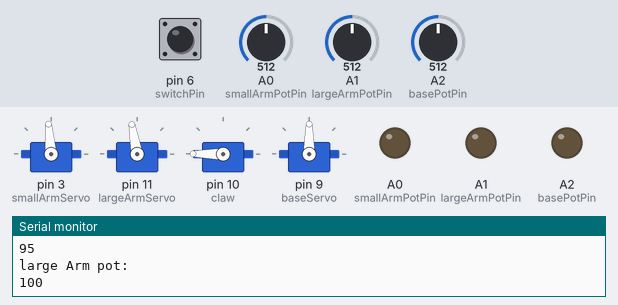
The sketch below on a simulated Arduino Uno, built with avr-gcc and run on an emulated ATmega328P. Parts: 4 × servo, output pins drawn as LEDs (lit = HIGH), the last lines printed to the serial monitor. The inputs (shaded band) are chosen by the test bench; at power-on: A0 (smallArmPotPin) = 512, A1 (largeArmPotPin) = 512, A2 (basePotPin) = 512, pin 6 (switchPin) LOW.

Above: at 1.4 s.
1.5 s: A0 (smallArmPotPin) set to 900
At 4.2 s:
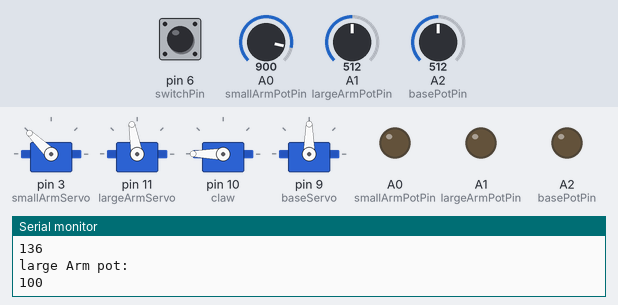
4.5 s: A1 (largeArmPotPin) set to 10
At 7.3 s:
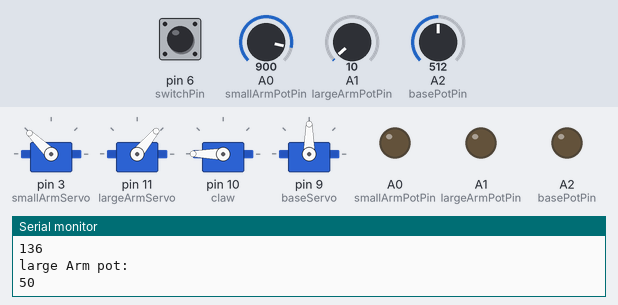
7.5 s: A2 (basePotPin) set to 716
At 8.9 s:
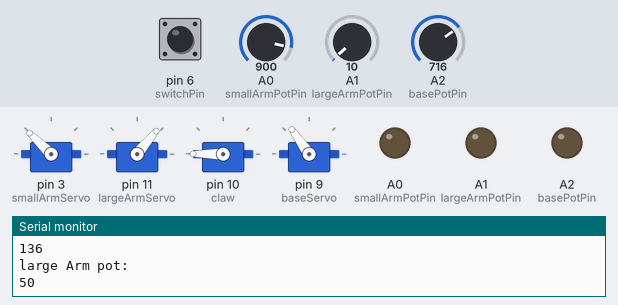
9.2 s: A1 (largeArmPotPin) set to 306
At 11.1 s:
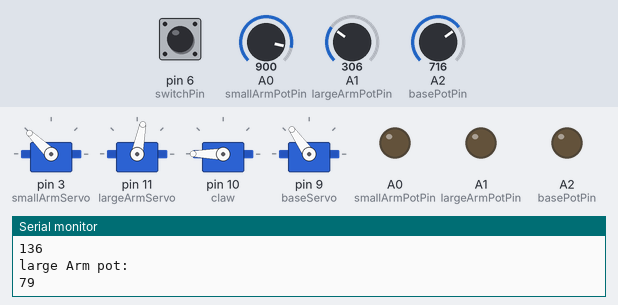
11.7 s: A0 (smallArmPotPin) set to 306
At 13.1 s:
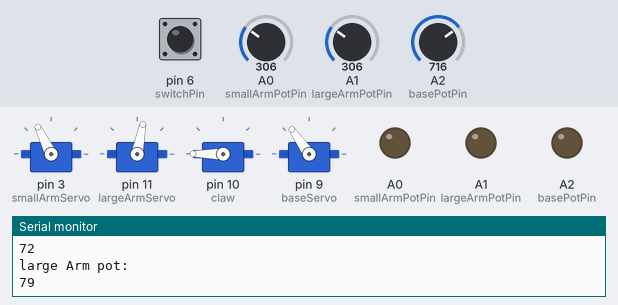
14.7 s: pin 6 (switchPin) pulled HIGH for 0.4 s
At 15.7 s:
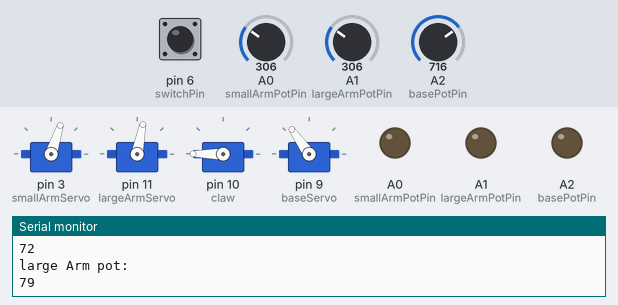
Timing chart, 0 to 17.7 s (numbered marks = the images above; inputs shaded):
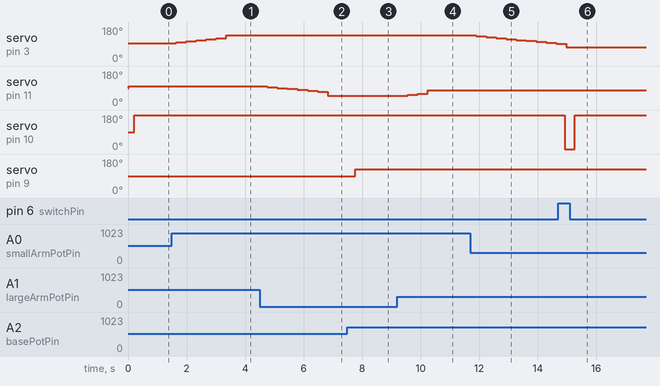

The sketch:

servo_tune.ino
```cpp
#include <Servo.h>

Servo smallArmServo;
Servo largeArmServo;
Servo baseServo;
Servo claw;


int smallArmPotValue;
int  largeArmPotValue;
int smallArmPrevPot;
int largeArmPrevPot;
int baseServoPotValue;

const int baseTolerance = 10;
const int smallArmPotPin = A0;
const int smallArmLowerBound = 40;
const int smallArmUpperBound = 150;

const int largeArmPotPin = A1;
const int largeArmLowerBound = 50;
const int largeArmUpperBound = 150;

const int basePotPin = A2;
const int switchPin = 6;
int switchState = 0;

void setup() {
  //Begin serial communication
  Serial.begin(9600);

  //set up motors
  smallArmServo.attach(3);
  largeArmServo.attach(11);
  claw.attach(10);
  baseServo.attach(9);


  //set up sensor pin modes
  pinMode(smallArmPotPin, INPUT);
  pinMode(largeArmPotPin, INPUT);
  pinMode(switchPin, INPUT);
  pinMode(basePotPin, INPUT);

  //write motr to current position
  smallArmPrevPot = analogRead(smallArmPotPin);
  largeArmPrevPot = analogRead(largeArmPotPin);
  smallArmPrevPot =  map(smallArmPrevPot, 0, 1023, smallArmLowerBound,smallArmUpperBound);
  largeArmPrevPot = map(largeArmPrevPot, 0, 1023, largeArmLowerBound,largeArmUpperBound);
  smallArmServo.write(smallArmPrevPot);
  delay(20);
  largeArmServo.write(largeArmPrevPot);
  delay(200);
}

void loop() {
  //check claw switch state
  switchState = digitalRead(switchPin);
  if (switchState == HIGH){
    claw.write(0);
    Serial.println("Claw to 0");
    delay(20);
  }
  else{
    claw.write(180);
    Serial.println("Claw to 180");
    delay(20);
  }

  //check base potentiometer value
  pinMode(basePotPin, INPUT);
  baseServoPotValue = analogRead(basePotPin);
  pinMode(basePotPin, OUTPUT);
  baseServoPotValue = map(baseServoPotValue, 0, 1023, 0,180);
  baseServo.write(baseServoPotValue);
  Serial.println("write base servo to");
  Serial.println(baseServoPotValue);
  delay(20);

  //check secondary arm potentiometer value
  pinMode(smallArmPotPin, INPUT);
  smallArmPotValue = analogRead(smallArmPotPin);
  pinMode(smallArmPotPin, OUTPUT);
  smallArmPotValue = map(smallArmPotValue, 0, 1023, smallArmLowerBound,smallArmUpperBound);


  Serial.println("small Arm pot:");
  Serial.println(smallArmPotValue);
  delay(20);

  //check primary arm potentiometer value
  pinMode(largeArmPotPin, INPUT);
  largeArmPotValue = analogRead(largeArmPotPin);
  pinMode(largeArmPotPin, OUTPUT);
  largeArmPotValue = map(largeArmPotValue, 0, 1023, largeArmLowerBound,largeArmUpperBound);
  Serial.println("large Arm pot:");
  Serial.println(largeArmPotValue);


  //write motor values
  if (abs(smallArmPrevPot - smallArmPotValue)>20){ //changes too much
    if (smallArmPotValue > smallArmPrevPot){
      smallArmPotValue = smallArmPrevPot + 5;
    }
    else{
      smallArmPotValue = smallArmPrevPot - 5;
    }
  }
  if (abs(largeArmPrevPot - largeArmPotValue)>20){ //changes too much
    if (largeArmPotValue > largeArmPrevPot){
      largeArmPotValue = largeArmPrevPot +5;
    }
    else{
      largeArmPotValue = largeArmPrevPot - 5;
    }
  }

  //update previous potentiometer values
  smallArmPrevPot = smallArmPotValue;
  largeArmPrevPot = largeArmPotValue;
  smallArmServo.write(smallArmPotValue);
  delay(40);
  largeArmServo.write(largeArmPotValue);
  delay(40);
  delay(200);

}
```

Measured:
- after the input at 1.5 s, servo on pin 3 (smallArmServo): moves from 95° to 136° over 1.7 s, starting after 0.15 s
- after the input at 4.5 s, servo on pin 11 (largeArmServo): moves from 100° to 50° over 2.1 s, starting after 0.27 s
- after the input at 7.5 s, servo on pin 9 (baseServo): 90° → 125° after 0.26 s
- after the input at 9.2 s, servo on pin 11 (largeArmServo): 50° → 55° after 0.35 s, → 60° 0.34 s later, → 79° 0.34 s later
- after the input at 11.7 s, servo on pin 3 (smallArmServo): moves from 136° to 91° over 2.7 s, starting after 0.20 s
- after the input at 14.7 s, servo on pin 10 (claw): 180° → 0° after 0.22 s, → 180° 0.34 s later
